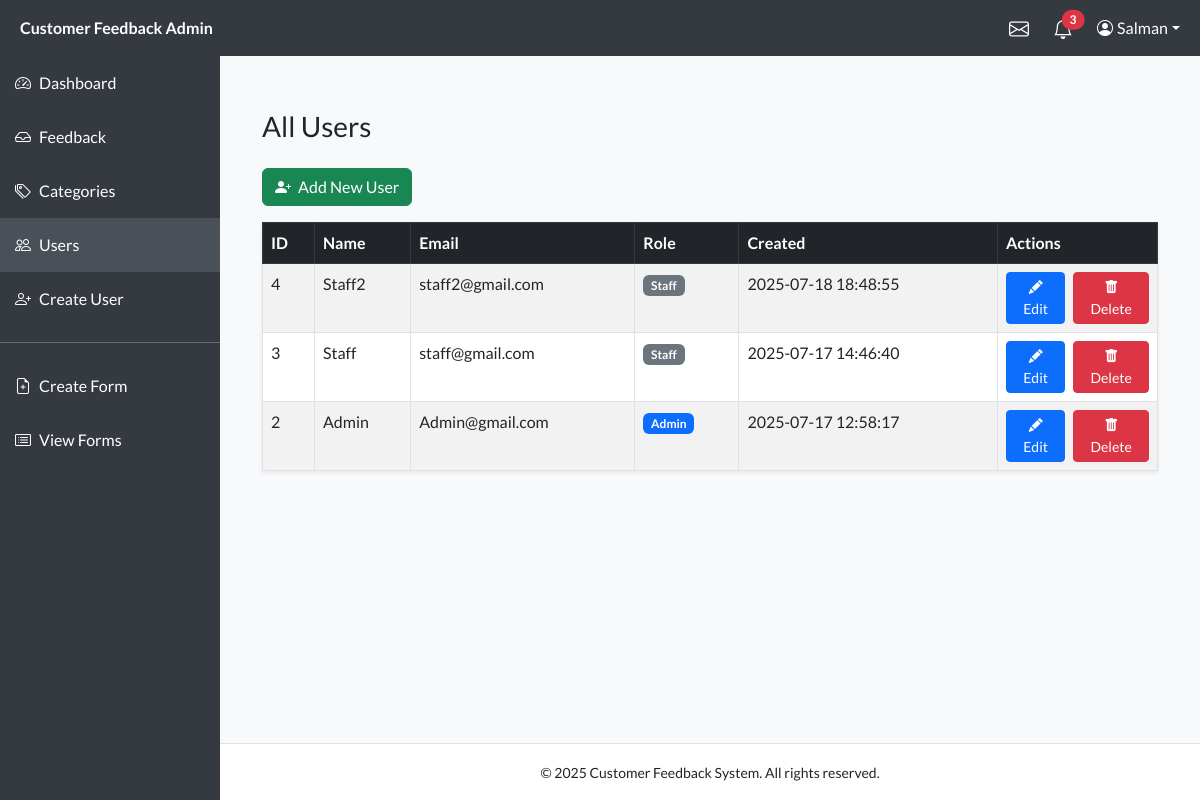
Screenshot of /Admin/users.php (signed in) with the database file from the repository.
### tables this page shows
CREATE TABLE `users` (
  `id` int(11) NOT NULL,
  `name` varchar(100) NOT NULL,
  `email` varchar(100) NOT NULL,
  `password` varchar(255) NOT NULL,
  `role` enum('admin','staff') DEFAULT 'staff',
  `created_at` timestamp NOT NULL DEFAULT current_timestamp()
);

### Admin/users.php (the view, shortened to what this page needs)
<?php
include 'includes/header.php';
include 'includes/sidebar.php';
$users = $conn->query("SELECT * FROM users ORDER BY id DESC");
?>
<div class="container mt-4">
    <h3 class="mb-4">All Users</h3>
    <a href="create_user.php" class="btn btn-success mb-3">
        <i class="bi bi-person-plus-fill me-1"></i> Add New User
    </a>
    <table class="table table-bordered table-striped bg-white shadow-sm">
        <thead class="table-dark">
            <tr>
                <th>ID</th>
                <th>Name</th>
                <th>Email</th>
                <th>Role</th>
                <th>Created</th>
                <th style="width: 160px;">Actions</th>
            </tr>
        </thead>
        <tbody>
            <?php while ($row = $users->fetch_assoc()): ?>
                <tr>
                    <td><?= $row['id'] ?></td>
                    <td><?= htmlspecialchars($row['name']) ?></td>
                    <td><?= htmlspecialchars($row['email']) ?></td>
                    <td>
                        <span class="badge bg-<?= $row['role'] === 'admin' ? 'primary' : 'secondary' ?>">
                            <?= ucfirst($row['role']) ?>
                        </span>
                    </td>
                    <td><?= $row['created_at'] ?></td>
                    <td>
                        <div class="d-flex gap-2">
                            <a href="edit_user.php?id=<?= $row['id'] ?>" class="btn btn-sm btn-primary">
                                <i class="bi bi-pencil-fill"></i> Edit
                            </a>
                            <a href="users.php?delete=<?= $row['id'] ?>" class="btn btn-sm btn-danger"
                               onclick="return confirm('Are you sure you want to delete this user?');">
                                <i class="bi bi-trash-fill"></i> Delete
                            </a>
                        </div>
                    </td>
                </tr>
            <?php endwhile; ?>
        </tbody>
    </table>
</div>
<?php include 'includes/footer.php'; ?>

### Admin/includes/header.php (style rules this page uses)
* { font-family: 'Lato', sans-serif; }
body { margin: 0; padding: 0; display: flex; flex-direction: column; }

### rows the page displays
users: id "4", name "Staff2", email "staff2@gmail.com", role "Staff", created_at "2025-07-18 18:48:55"
users: id "3", name "Staff", email "staff@gmail.com", role "Staff", created_at "2025-07-17 14:46:40"
users: id "2", name "Admin", email "Admin@gmail.com", role "Admin", created_at "2025-07-17 12:58:17"

### other values shown
$unreadCount "3"
$_SESSION['user_name'] "Salman"
